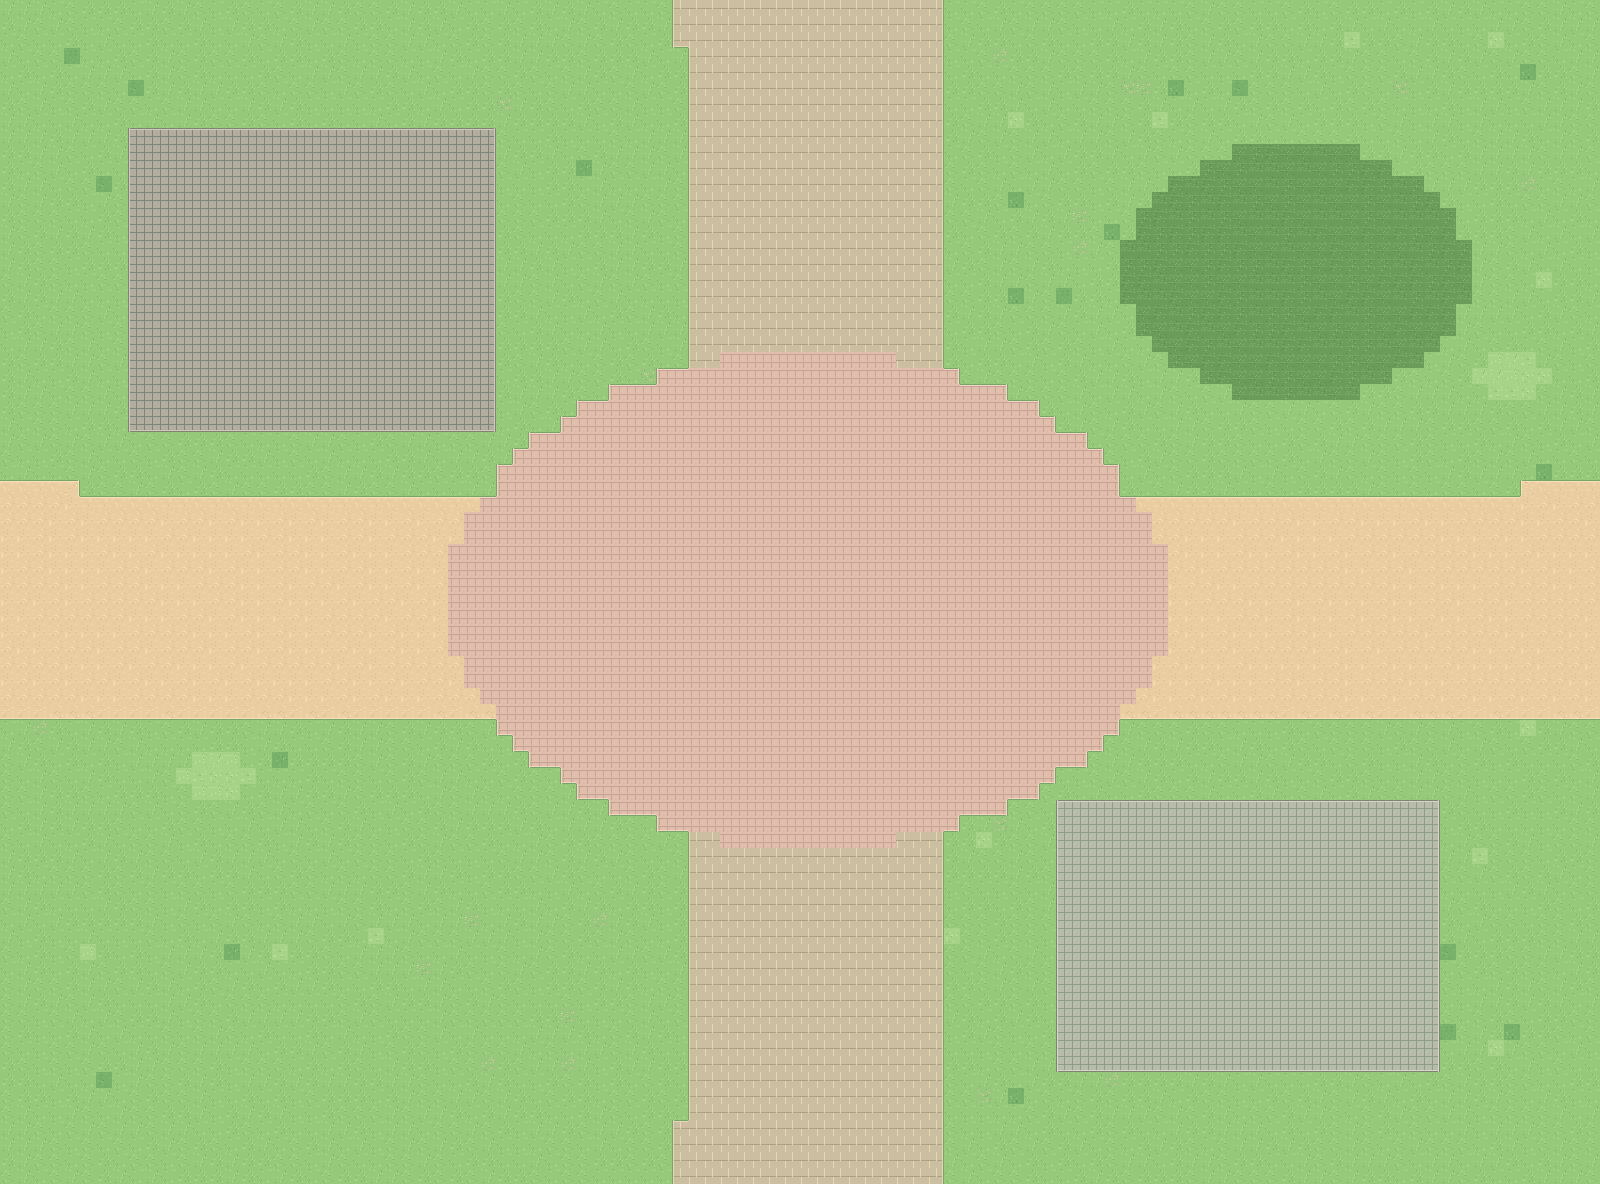

A 2D game scene composited from a Tiled map and its tileset images. What follows is a short description and the map's XML, with each tile layer's data collapsed to a summary:
An orthogonal 100x74 tile map with 16x16 px tiles, 4 tile layers (Ground, Landscape, Roads, BuildingPads) and 10 objects (3x scene_portal, 2x building_slot, 2x building_label, landmark_area, spawn, ...).

<map version="1.10" tiledversion="1.11.2" orientation="orthogonal" renderorder="right-down" width="100" height="74" tilewidth="16" tileheight="16" infinite="0" nextlayerid="9" nextobjectid="800" backgroundcolor="#97C97A">
  <properties>
    <property name="scene_id" value="02" />
    <property name="scene_name" value="27教南侧" />
    <property name="macro_area" value="A 教学区" />
    <property name="tile_scale" type="int" value="16" />
    <property name="player_sprite_width" type="int" value="48" />
    <property name="player_sprite_height" type="int" value="48" />
    <property name="world_origin_x_px" type="int" value="3200" />
    <property name="world_origin_y_px" type="int" value="-3552" />
    <property name="ground_only" type="bool" value="true" />
    <property name="building_art_separate" type="bool" value="true" />
  </properties>
  <tileset firstgid="1" name="swu_terrain_16" tilewidth="16" tileheight="16" tilecount="412" columns="16">
    <image source="../assets/ground_tiles_16.png" width="256" height="416" />
  </tileset>
  <layer id="1" name="Ground" width="100" height="74">
    <data>[7400 cells, 7400 non-empty, 4 distinct tile ids]</data>
  </layer>
  <layer id="2" name="Landscape" width="100" height="74">
    <data>[7400 cells, 349 non-empty, 16 distinct tile ids]</data>
  </layer>
  <layer id="3" name="Roads" width="100" height="74">
    <data>[7400 cells, 2606 non-empty, 32 distinct tile ids]</data>
  </layer>
  <layer id="4" name="BuildingPads" width="100" height="74">
    <data>[7400 cells, 845 non-empty, 28 distinct tile ids]</data>
  </layer>
  <objectgroup id="5" name="BuildingSlots" visible="0" color="#D9B768">
    <object id="1" name="slot_02_01" type="building_slot" x="128" y="128" width="368" height="304">
      <properties>
        <property name="display_name" value="第27教学楼" />
        <property name="confidence" value="user_layout_ref" />
        <property name="note" value="建筑预留地，仅用于当前地图阶段，后续再放建筑与碰撞体" />
        <property name="future_collision" type="bool" value="true" />
        <property name="currently_walkable" type="bool" value="true" />
        <property name="macro_area" value="A 教学区" />
      </properties>
    </object>
    <object id="2" name="slot_02_02" type="building_slot" x="1056" y="800" width="384" height="272">
      <properties>
        <property name="display_name" value="教学支路东侧预留" />
        <property name="confidence" value="schematic" />
        <property name="note" value="建筑预留地，仅用于当前地图阶段，后续再放建筑与碰撞体" />
        <property name="future_collision" type="bool" value="true" />
        <property name="currently_walkable" type="bool" value="true" />
        <property name="macro_area" value="A 教学区" />
      </properties>
    </object>
  </objectgroup>
  <objectgroup id="6" name="LandmarkAreas" visible="0" color="#3B9C88">
    <object id="3" name="area_02_01" type="landmark_area" x="528" y="496" width="592" height="368">
      <properties>
        <property name="display_name" value="27教南侧步行广场" />
        <property name="confidence" value="landmark_area_approx" />
      </properties>
    </object>
  </objectgroup>
  <objectgroup id="7" name="Portals" visible="0" color="#4CA3D9">
    <object id="4" name="exit_south" type="scene_portal" x="672" y="1120" width="272" height="64">
      <properties>
        <property name="direction" value="south" />
        <property name="target_scene" value="08" />
        <property name="target_portal" value="exit_north" />
        <property name="spawn_x_px" type="int" value="800" />
        <property name="spawn_y_px" type="int" value="112" />
        <property name="trigger" value="cross_map_edge" />
        <property name="enabled" type="bool" value="true" />
      </properties>
    </object>
    <object id="5" name="exit_west" type="scene_portal" x="0" y="480" width="80" height="240">
      <properties>
        <property name="direction" value="west" />
        <property name="target_scene" value="01" />
        <property name="target_portal" value="exit_east" />
        <property name="spawn_x_px" type="int" value="1424" />
        <property name="spawn_y_px" type="int" value="592" />
        <property name="trigger" value="cross_map_edge" />
        <property name="enabled" type="bool" value="true" />
      </properties>
    </object>
    <object id="6" name="exit_east" type="scene_portal" x="1520" y="480" width="80" height="240">
      <properties>
        <property name="direction" value="east" />
        <property name="target_scene" value="03" />
        <property name="target_portal" value="exit_west" />
        <property name="spawn_x_px" type="int" value="160" />
        <property name="spawn_y_px" type="int" value="592" />
        <property name="trigger" value="cross_map_edge" />
        <property name="enabled" type="bool" value="true" />
      </properties>
    </object>
  </objectgroup>
  <objectgroup id="8" name="Spawn" visible="0" color="#74B877">
    <object id="7" name="player_start" type="spawn" x="800" y="224" width="0" height="0">
      <properties>
        <property name="feet_position" type="bool" value="true" />
        <property name="sprite_width" type="int" value="48" />
        <property name="sprite_height" type="int" value="48" />
      </properties>
    </object>
  </objectgroup>
  <objectgroup id="9" name="地标中文标注_编辑用" visible="1" color="#284F48">
    <object id="8" name="第27教学楼" type="building_label" x="142.0" y="258.0" width="340" height="44">
      <text fontfamily="Noto Sans CJK SC" pixelsize="21" color="#284D42" halign="center" valign="center" wrap="1">第27教学楼</text>
    </object>
    <object id="9" name="教学支路东侧预留" type="building_label" x="1078.0" y="914.0" width="340" height="44">
      <text fontfamily="Noto Sans CJK SC" pixelsize="21" color="#284D42" halign="center" valign="center" wrap="1">教学支路东侧预留</text>
    </object>
    <object id="10" name="27教南侧步行广场" type="area_label" x="654.0" y="658.0" width="340" height="44">
      <text fontfamily="Noto Sans CJK SC" pixelsize="21" color="#284D42" halign="center" valign="center" wrap="1">27教南侧步行广场</text>
    </object>
  </objectgroup>
</map>
